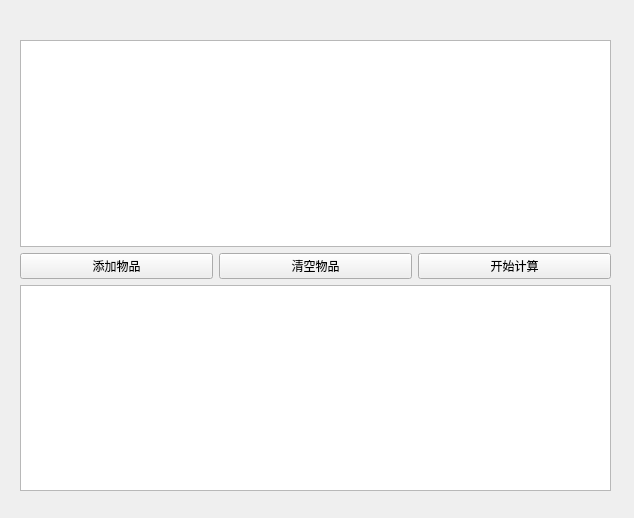
<?xml version="1.0" encoding="UTF-8"?>
<ui version="4.0">
 <class>EnchantCaculator</class>
 <widget class="QWidget" name="EnchantCaculator">
  <property name="geometry">
   <rect>
    <x>0</x>
    <y>0</y>
    <width>634</width>
    <height>518</height>
   </rect>
  </property>
  <property name="windowTitle">
   <string>Form</string>
  </property>
  <widget class="QWidget" name="layoutWidget">
   <property name="geometry">
    <rect>
     <x>20</x>
     <y>40</y>
     <width>591</width>
     <height>451</height>
    </rect>
   </property>
   <layout class="QGridLayout" name="gridLayout">
    <item row="8" column="0" colspan="3">
     <widget class="QListWidget" name="realSteps"/>
    </item>
    <item row="1" column="0" colspan="3">
     <widget class="QListWidget" name="chosenItemList"/>
    </item>
    <item row="5" column="0">
     <widget class="QPushButton" name="addItems">
      <property name="text">
       <string>添加物品</string>
      </property>
     </widget>
    </item>
    <item row="5" column="1">
     <widget class="QPushButton" name="clearItems">
      <property name="text">
       <string>清空物品</string>
      </property>
     </widget>
    </item>
    <item row="5" column="2">
     <widget class="QPushButton" name="startCaculate">
      <property name="text">
       <string>开始计算</string>
      </property>
     </widget>
    </item>
   </layout>
  </widget>
 </widget>
 <resources/>
 <connections/>
</ui>
